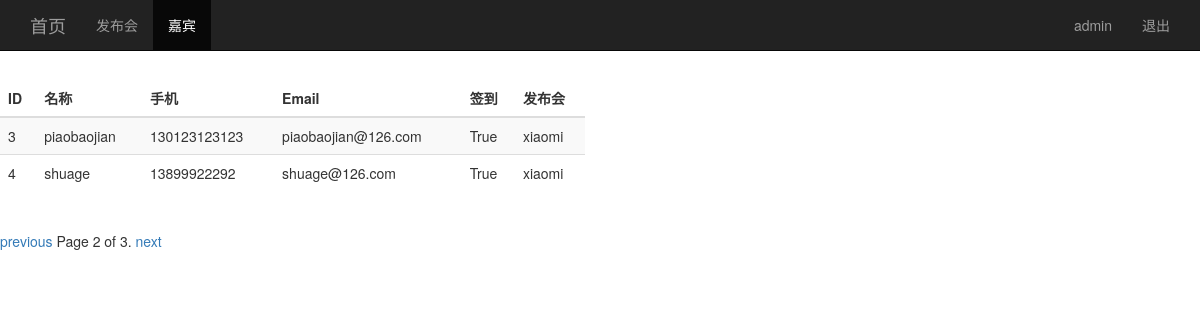
The page /guest_manage/?page=2 (signed in) on the database its author committed.
### sign/models.py (models this page shows, shortened)
class Guest(models.Model):
    event = models.ForeignKey(Event) #关联发布会id
    realname = models.CharField(max_length=64) #姓名
    phone = models.CharField(max_length=16) #手机号
    email = models.EmailField() #邮箱
    sign = models.BooleanField() #签到状态
    creat_time = models.DateTimeField(auto_now=True) #创建时间（自动获取当前时间）
    class Meta:
        unique_together = ("event","phone")

class Event(models.Model):
    name = models.CharField(max_length=100) #发布会标题
    limit = models.IntegerField() #参加人数
    status = models.BooleanField() #状态
    adress = models.CharField(max_length=200) #地址
    start_time = models.DateTimeField('events time') #发布会时间
    creat_time = models.DateTimeField(auto_now=True) #创建时间（自动获取当前时间）
    def __str__(self):
        return self.name

### sign/views.py (the view)
# urls.py: url(r'^guest_manage/$', views.guest_manage),
@login_required
def guest_manage(request):
    username = request.session.get('user', '')
    guest_list = Guest.objects.all()
    paginator = Paginator(guest_list, 2)
    page = request.GET.get('page')
    try:
        contacts = paginator.page(page)
    except PageNotAnInteger:
        contacts = paginator.page(1)
    except EmptyPage:
        contacts = paginator.page(paginator.num_pages)
    return render(request, "guest_manage.html", {"user": username,"guests": contacts})

### sign/templates/guest_manage.html (shortened to what this page needs)
<!DOCTYPE html>
<html lang="en">
<head>
    {% load bootstrap3 %}
    {% bootstrap_css %}
</head>
<body role="document">
  <nav class="navbar navbar-inverse navbar-fixed-top">
    <div class="container">
      <div class="navbar-header">
        <a class="navbar-brand" href="/event_manage/">首页</a>
      </div>
      <div id="navbar" class="collapse navbar-collapse">
        <ul class="nav navbar-nav">
          <li><a href="/event_manage/">发布会</a></li>
          <li class="active"><a href="#">嘉宾</a></li>
        </ul>
        <ul class="nav navbar-nav navbar-right">
          <li><a href="#">{{user}}</a></li>
          <li><a href="/logout/">退出</a></li>
        </ul>
      </div>
    </div>
  </nav>
  <div class="row" style="padding-top: 80px;">
    <div class="col-md-6">
      <table class="table table-striped">
        <thead>
          <tr>
            <th>ID</th><th>名称</th><th>手机</th><th>Email</th><th>签到</th>
            <th>发布会</th>
          </tr>
        </thead>
        <tbody>
          {% for guest in guests %}
            <tr>
              <td>{{ guest.id }}</td>
              <td>{{ guest.realname }}</td>
              <td>{{ guest.phone }}</td>
              <td>{{ guest.email }}</td>
              <td>{{ guest.sign }}</td>
              <td>{{ guest.event }}</td>
            </tr>
          {% endfor %}
        </tbody>
      </table>
    </div>
  </div>
  <div class="pagination">
    <span class="step-links">
    {% if guests.has_previous %}
      <a href="?page={{ guests.previous_page_number }}">previous</a>
    {% endif %}
      <span class="current">
        Page {{ guests.number }} of {{ guests.paginator.num_pages }}.
      </span>
    {% if guests.has_next %}
      <a href="?page={{ guests.next_page_number }}">next</a>
    {% endif %}
    </span>
  </div>

### rows shown on the page
Guest: id "3", realname "piaobaojian", phone "130123123123", email "piaobaojian@126.com", sign "True", event "xiaomi"
Guest: id "4", realname "shuage", phone "13899922292", email "shuage@126.com", sign "True", event "xiaomi"

### other values the page prints
{{ user }} "admin"
{{ guests.number }} "2"
{{ guests.paginator.num_pages }} "3"
